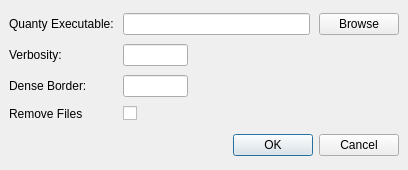
<?xml version="1.0" encoding="UTF-8"?>
<ui version="4.0">
 <class>quantyPreferencesDialog</class>
 <widget class="QDialog" name="quantyPreferencesDialog">
  <property name="windowModality">
   <enum>Qt::ApplicationModal</enum>
  </property>
  <property name="geometry">
   <rect>
    <x>0</x>
    <y>0</y>
    <width>408</width>
    <height>170</height>
   </rect>
  </property>
  <property name="minimumSize">
   <size>
    <width>0</width>
    <height>170</height>
   </size>
  </property>
  <property name="maximumSize">
   <size>
    <width>16777215</width>
    <height>170</height>
   </size>
  </property>
  <property name="windowTitle">
   <string>Preferences</string>
  </property>
  <property name="modal">
   <bool>true</bool>
  </property>
  <layout class="QVBoxLayout" name="verticalLayout">
   <property name="spacing">
    <number>9</number>
   </property>
   <property name="leftMargin">
    <number>9</number>
   </property>
   <property name="topMargin">
    <number>9</number>
   </property>
   <property name="rightMargin">
    <number>9</number>
   </property>
   <property name="bottomMargin">
    <number>9</number>
   </property>
   <item>
    <layout class="QGridLayout" name="gridLayout">
     <item row="3" column="0">
      <widget class="QLabel" name="removeFileLabel">
       <property name="minimumSize">
        <size>
         <width>22</width>
         <height>0</height>
        </size>
       </property>
       <property name="text">
        <string>Remove Files</string>
       </property>
      </widget>
     </item>
     <item row="3" column="1">
      <widget class="QCheckBox" name="removeFilesCheckBox">
       <property name="text">
        <string/>
       </property>
      </widget>
     </item>
     <item row="1" column="0">
      <widget class="QLabel" name="verbosityLabel">
       <property name="text">
        <string>Verbosity:</string>
       </property>
      </widget>
     </item>
     <item row="0" column="2">
      <widget class="QPushButton" name="pathBrowsePushButton">
       <property name="text">
        <string>Browse</string>
       </property>
       <property name="autoDefault">
        <bool>false</bool>
       </property>
      </widget>
     </item>
     <item row="0" column="1">
      <widget class="QLineEdit" name="pathLineEdit">
       <property name="toolTip">
        <string>Path to the Quanty executable.</string>
       </property>
       <property name="cursorPosition">
        <number>0</number>
       </property>
       <property name="readOnly">
        <bool>true</bool>
       </property>
      </widget>
     </item>
     <item row="0" column="0">
      <widget class="QLabel" name="pathLabel">
       <property name="text">
        <string>Quanty Executable:</string>
       </property>
      </widget>
     </item>
     <item row="2" column="0">
      <widget class="QLabel" name="denseBorderLabel">
       <property name="text">
        <string>Dense Border:</string>
       </property>
      </widget>
     </item>
     <item row="2" column="1">
      <widget class="QLineEdit" name="denseBorderLineEdit">
       <property name="sizePolicy">
        <sizepolicy hsizetype="Fixed" vsizetype="Fixed">
         <horstretch>0</horstretch>
         <verstretch>0</verstretch>
        </sizepolicy>
       </property>
       <property name="minimumSize">
        <size>
         <width>65</width>
         <height>22</height>
        </size>
       </property>
       <property name="maximumSize">
        <size>
         <width>65</width>
         <height>22</height>
        </size>
       </property>
       <property name="alignment">
        <set>Qt::AlignRight|Qt::AlignTrailing|Qt::AlignVCenter</set>
       </property>
      </widget>
     </item>
     <item row="1" column="1">
      <widget class="QLineEdit" name="verbosityLineEdit">
       <property name="sizePolicy">
        <sizepolicy hsizetype="Fixed" vsizetype="Fixed">
         <horstretch>0</horstretch>
         <verstretch>0</verstretch>
        </sizepolicy>
       </property>
       <property name="minimumSize">
        <size>
         <width>65</width>
         <height>22</height>
        </size>
       </property>
       <property name="maximumSize">
        <size>
         <width>65</width>
         <height>22</height>
        </size>
       </property>
       <property name="toolTip">
        <string>Verbosity of the Quanty calculation. Acceptable values in increasing verbosity: 0x0000, 0x00FF, 0xFFFF.</string>
       </property>
       <property name="alignment">
        <set>Qt::AlignRight|Qt::AlignTrailing|Qt::AlignVCenter</set>
       </property>
      </widget>
     </item>
    </layout>
   </item>
   <item>
    <widget class="QDialogButtonBox" name="buttonBox">
     <property name="standardButtons">
      <set>QDialogButtonBox::Cancel|QDialogButtonBox::Ok</set>
     </property>
    </widget>
   </item>
  </layout>
 </widget>
 <tabstops>
  <tabstop>pathLineEdit</tabstop>
  <tabstop>pathBrowsePushButton</tabstop>
  <tabstop>verbosityLineEdit</tabstop>
  <tabstop>denseBorderLineEdit</tabstop>
 </tabstops>
 <resources/>
 <connections/>
</ui>
